Frame 1 (no input): blank canvas, image omitted
Frame 60 (no input): blank canvas, image omitted
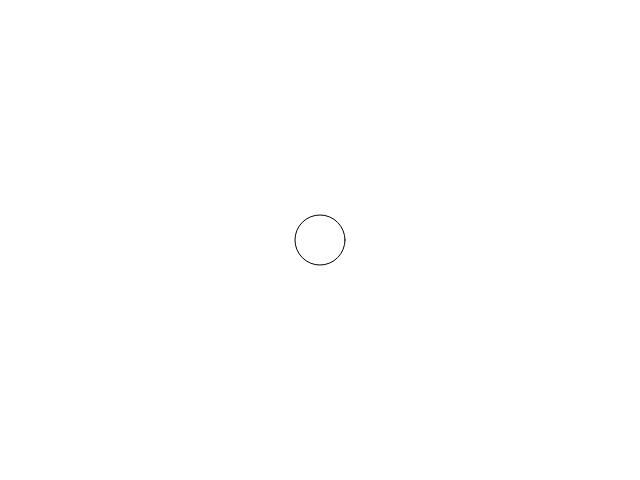
Frame 120 (the mouse pressed at the canvas centre since frame 60)

The p5.js sketch whose frames 1 and 60 were blank and that drew this single picture after the mouse press (run headless with seeded random() and noise() and a simulated clock; from frame 60 on, the mouse is pressed at the canvas centre):

// p5.js sketch
// ── sketch.js
function setup() {
  createCanvas(640, 480);
}

function draw() {
  background(255);
  ellipse(mouseX, mouseY, 50, 50);
}
